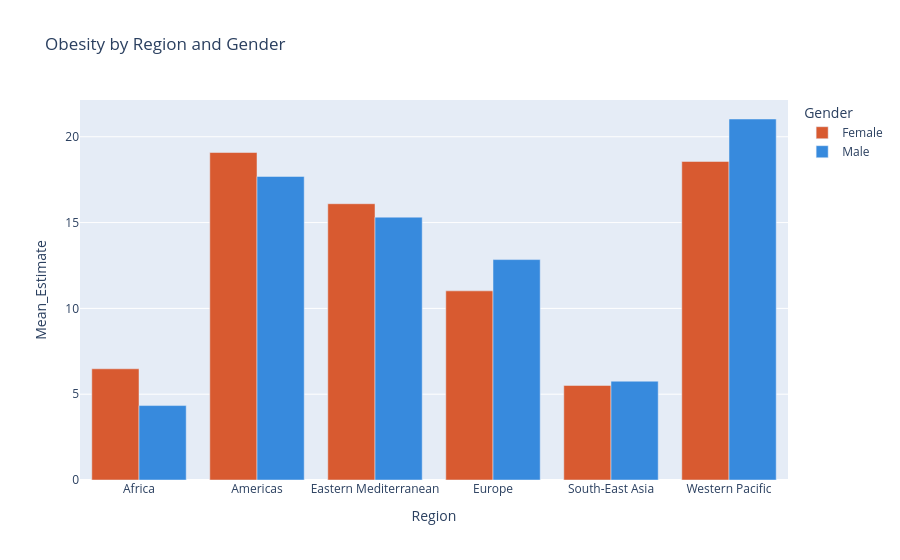

Here is the notebook cell this chart was saved with:
### Markdown cell above
# 4. Gender gap in Obesity

### Code cell
# 4. Gender gap — obesity
gender_ob = (df_obesity[df_obesity.Gender.isin(["Male","Female"])].groupby(["Region","Gender"])["Mean_Estimate"].mean().reset_index())
fig4 = px.bar(gender_ob, x="Region", y="Mean_Estimate", color="Gender",barmode="group", title="Obesity by Region and Gender",color_discrete_map={"Male":"#378ADD","Female":"#D85A30"})
fig4.show()

### Figure 1 — Plotly figure (JSON) as saved in the notebook; plotly's stock layout.template omitted (floating-point values rounded to 4 significant figures)
{"data": [{"alignmentgroup": "True", "hovertemplate": "Gender=Female<br>Region=%{x}<br>Mean_Estimate=%{y}<extra></extra>", "legendgroup": "Female", "marker": {"color": "#D85A30", "pattern": {"shape": ""}}, "name": "Female", "offsetgroup": "Female", "orientation": "v", "showlegend": true, "textposition": "auto", "type": "bar", "x": ["Africa", "Americas", "Eastern Mediterranean", "Europe", "South-East Asia", "Western Pacific"], "xaxis": "x", "y": [6.48, 19.08, 16.1, 11.02, 5.509, 18.56], "yaxis": "y"}, {"alignmentgroup": "True", "hovertemplate": "Gender=Male<br>Region=%{x}<br>Mean_Estimate=%{y}<extra></extra>", "legendgroup": "Male", "marker": {"color": "#378ADD", "pattern": {"shape": ""}}, "name": "Male", "offsetgroup": "Male", "orientation": "v", "showlegend": true, "textposition": "auto", "type": "bar", "x": ["Africa", "Americas", "Eastern Mediterranean", "Europe", "South-East Asia", "Western Pacific"], "xaxis": "x", "y": [4.337, 17.69, 15.32, 12.84, 5.758, 21.04], "yaxis": "y"}], "layout": {"barmode": "group", "legend": {"title": {"text": "Gender"}, "tracegroupgap": 0}, "title": {"text": "Obesity by Region and Gender"}, "xaxis": {"anchor": "y", "domain": [0, 1], "title": {"text": "Region"}}, "yaxis": {"anchor": "x", "domain": [0, 1], "title": {"text": "Mean_Estimate"}}}}
